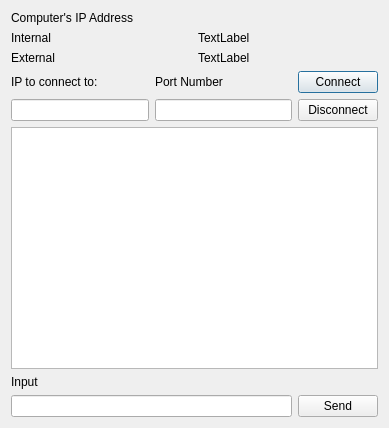
<?xml version="1.0" encoding="UTF-8"?>
<ui version="4.0">
 <class>clientpinger</class>
 <widget class="QDialog" name="clientpinger">
  <property name="geometry">
   <rect>
    <x>0</x>
    <y>0</y>
    <width>389</width>
    <height>428</height>
   </rect>
  </property>
  <property name="minimumSize">
   <size>
    <width>389</width>
    <height>244</height>
   </size>
  </property>
  <property name="windowTitle">
   <string>clientpinger</string>
  </property>
  <layout class="QGridLayout" name="gridLayout_2">
   <item row="0" column="0">
    <layout class="QVBoxLayout" name="verticalLayout_5">
     <item>
      <layout class="QVBoxLayout" name="verticalLayout_4">
       <item>
        <widget class="QLabel" name="label_3">
         <property name="text">
          <string>Computer's IP Address</string>
         </property>
        </widget>
       </item>
       <item>
        <layout class="QGridLayout" name="gridLayout">
         <item row="0" column="0">
          <widget class="QLabel" name="label_4">
           <property name="text">
            <string>Internal</string>
           </property>
          </widget>
         </item>
         <item row="1" column="1">
          <widget class="QLabel" name="IPexternal">
           <property name="text">
            <string>TextLabel</string>
           </property>
          </widget>
         </item>
         <item row="0" column="1">
          <widget class="QLabel" name="IPinternal">
           <property name="text">
            <string>TextLabel</string>
           </property>
           <property name="buddy">
            <cstring>IPinternal</cstring>
           </property>
          </widget>
         </item>
         <item row="1" column="0">
          <widget class="QLabel" name="label_5">
           <property name="text">
            <string>External</string>
           </property>
          </widget>
         </item>
        </layout>
       </item>
      </layout>
     </item>
     <item>
      <layout class="QHBoxLayout" name="horizontalLayout">
       <item>
        <layout class="QHBoxLayout" name="horizontalLayout_3">
         <item>
          <layout class="QVBoxLayout" name="verticalLayout_2">
           <item>
            <widget class="QLabel" name="label">
             <property name="text">
              <string>IP to connect to:</string>
             </property>
            </widget>
           </item>
           <item>
            <widget class="QLineEdit" name="IPtext"/>
           </item>
          </layout>
         </item>
         <item>
          <layout class="QVBoxLayout" name="verticalLayout">
           <item>
            <widget class="QLabel" name="label_2">
             <property name="text">
              <string>Port Number</string>
             </property>
             <property name="buddy">
              <cstring>label_2</cstring>
             </property>
            </widget>
           </item>
           <item>
            <widget class="QLineEdit" name="IPport"/>
           </item>
          </layout>
         </item>
        </layout>
       </item>
       <item>
        <layout class="QVBoxLayout" name="verticalLayout_3">
         <item>
          <widget class="QPushButton" name="connectme">
           <property name="text">
            <string>Connect</string>
           </property>
          </widget>
         </item>
         <item>
          <widget class="QPushButton" name="disconnectme">
           <property name="text">
            <string>Disconnect</string>
           </property>
          </widget>
         </item>
        </layout>
       </item>
      </layout>
     </item>
     <item>
      <widget class="QListWidget" name="connectinfo"/>
     </item>
    </layout>
   </item>
   <item row="1" column="0">
    <layout class="QVBoxLayout" name="verticalLayout_6">
     <item>
      <widget class="QLabel" name="label_6">
       <property name="sizePolicy">
        <sizepolicy hsizetype="Fixed" vsizetype="Fixed">
         <horstretch>0</horstretch>
         <verstretch>0</verstretch>
        </sizepolicy>
       </property>
       <property name="text">
        <string>Input</string>
       </property>
      </widget>
     </item>
     <item>
      <layout class="QHBoxLayout" name="horizontalLayout_2">
       <item>
        <widget class="QLineEdit" name="textIn"/>
       </item>
       <item>
        <widget class="QPushButton" name="sendText">
         <property name="text">
          <string>Send</string>
         </property>
        </widget>
       </item>
      </layout>
     </item>
    </layout>
   </item>
  </layout>
 </widget>
 <layoutdefault spacing="6" margin="11"/>
 <tabstops>
  <tabstop>IPtext</tabstop>
  <tabstop>IPport</tabstop>
  <tabstop>connectme</tabstop>
  <tabstop>sendText</tabstop>
  <tabstop>disconnectme</tabstop>
  <tabstop>connectinfo</tabstop>
 </tabstops>
 <resources/>
 <connections/>
</ui>
